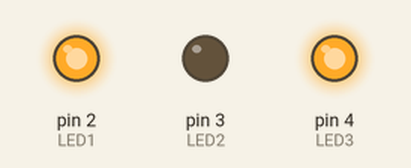
Bench run of a sketch on a simulated Arduino Uno, built with avr-gcc and run on an emulated ATmega328P. Shown: output pins drawn as LEDs (lit = HIGH).

Above: at 0.12 s.
At 1.37 s:
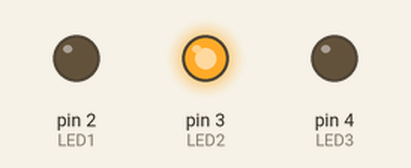
At 2.62 s:
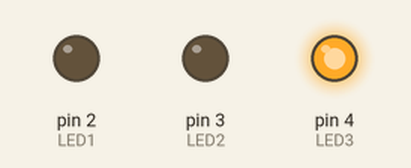
Timing chart, 0 to 3.0 s (numbered marks = the images above):
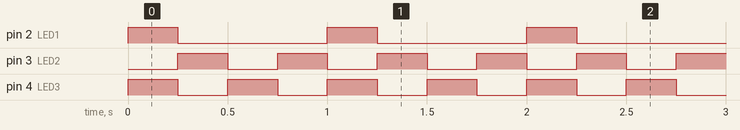

Measured:
- by itself, pin 2 (LED1): alternates HIGH for 0.25 s and LOW for 0.75 s
- by itself, pin 3 (LED2), pin 4 (LED3): alternates HIGH for 0.25 s and LOW for 0.25 s
- by itself, everything shown: repeats every 1.0 s, in 4 steps

The sketch:

Blink_3_LEDs_with_Delay.ino
```cpp
const int LED1 = 2;
const int LED2 = 3;
const int LED3 = 4;

void setup()
{
  pinMode(LED1, OUTPUT);
  pinMode(LED2, OUTPUT);
  pinMode(LED3, OUTPUT);
}

void loop()
{
  digitalWrite(LED1, HIGH);
  digitalWrite(LED3, HIGH);
  delay(250);
  digitalWrite(LED3, LOW);
  digitalWrite(LED1, LOW);
  digitalWrite(LED2, HIGH);
  delay(250);
  digitalWrite(LED2, LOW);
  digitalWrite(LED3, HIGH);
  delay(250);
  digitalWrite(LED3, LOW);
  digitalWrite(LED2, HIGH);
  delay(250);
  digitalWrite(LED2, LOW);
}
```
